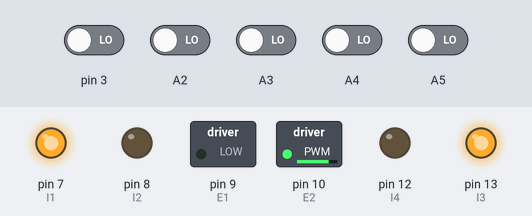
Recording of a sketch running on a simulated Arduino Uno, built with avr-gcc and run on an emulated ATmega328P. Shown: switched loads named in the sketch (green lamp = pin HIGH), output pins drawn as LEDs (lit = HIGH). The test bench sets the inputs (shaded band); at power-on: A2–5, pin 3 LOW. What the sketch prints to the serial monitor is not drawn.

Above: at 6.2 s.
6.3 s: A2 driven HIGH
At 7.1 s:
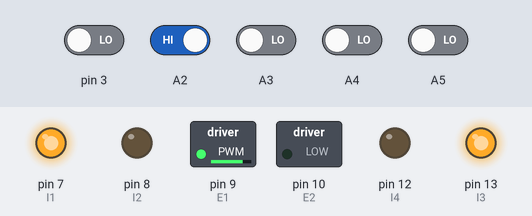
7.8 s: A3 driven HIGH
At 9.0 s:
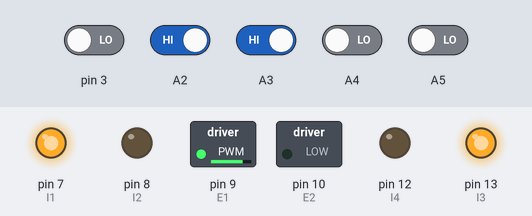
9.3 s: pin 3 driven HIGH
At 9.6 s:
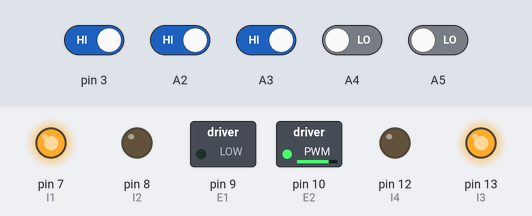
11.0 s: A4 driven HIGH
12.8 s: A5 driven HIGH
14.6 s: pin 3 driven LOW
At 15.5 s:
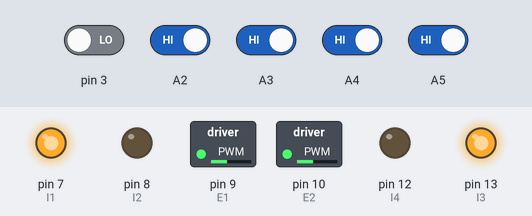
Timing chart, 0 to 17.1 s (numbered marks = the images above; inputs shaded):
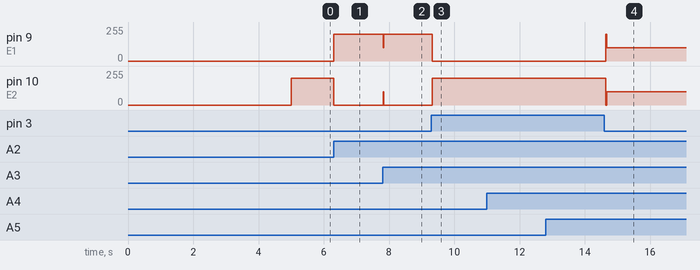

Measured:
- after the input at 6.3 s, pin 9 (E1): 0/255 → 200/255 at once; pin 10 (E2): 200/255 → 0/255 at once
- after the input at 7.8 s, pin 9 (E1): 200/255 → 100/255 at once, → 200/255 0.02 s later; pin 10 (E2): 0/255 → 100/255 at once, → 0/255 0.02 s later
- after the input at 9.3 s, pin 9 (E1): 200/255 → 0/255 at once; pin 10 (E2): 0/255 → 200/255 at once
- after the input at 11.0 s, every drawn part: stays the same
- after the input at 12.8 s, every drawn part: stays the same
- after the input at 14.6 s, pin 9 (E1): 0/255 → 100/255 at once; pin 10 (E2): 200/255 → 100/255 at once

The sketch:

linefollower.ino
```cpp
#include <QTRSensors.h>

#define E1 9  // Enable Pin for motor 1
#define E2 10 // Enable Pin for motor 2

#define I1 7  // Control pin 1 for motor 1 (left)
#define I2 8  // Control pin 2 for motor 1
#define I3 13 // Control pin 1 for motor 2 (right)
#define I4 12 // Control pin 2 for motor 2

#define MIN_SPEED 100     //min speed
#define MAX_SPEED 200     //max speed
#define NUM_SENSORS 5     //number of sensors used
#define TIMEOUT 2500      //waits for 2500 milliseconds for sensor outputs to go low
#define EMITTER_PIN 11    //emitterPin is the Arduino digital pin 11 that controls whether the IR LEDs are on or off
#define DEBUG 0           //set to 1 if you want to verify with serial monitor

QTRSensorsRC qtrrc((unsigned char[]) {
  3, A5, A4, A3, A2 //2, 3, 4, 5, 6 sensor pins
},
NUM_SENSORS, TIMEOUT, EMITTER_PIN);

void setup() {
  pinMode(E1, OUTPUT);
  pinMode(E2, OUTPUT);

  pinMode(I1, OUTPUT);
  pinMode(I2, OUTPUT);
  pinMode(I3, OUTPUT);
  pinMode(I4, OUTPUT);

  digitalWrite(I1, LOW);
  digitalWrite(I2, LOW);
  digitalWrite(I3, LOW);
  digitalWrite(I4, LOW);

  for (int i = 0; i < 200; i++) { // make the calibration take about 5 seconds
    qtrrc.calibrate();       // reads all sensors 10 times at 2500 milliseconds per read
  }
  setMotors(0, 0);
}

int lastError = 0;

void loop() {
  unsigned int sensorValues[NUM_SENSORS];
  int position = qtrrc.readLine(sensorValues); //get calibrated readings along with the line position,
  int error = position - 2500;
  Serial.begin(9600);
  for (unsigned char i = 0; i < NUM_SENSORS; i++)
  {
    Serial.print(sensorValues[i]);
    Serial.print('\t');
  }

  int motorSpeed = error + 2 * (error - lastError);
  lastError = error; //used to know the last position

  int leftMotorSpeed = MIN_SPEED + motorSpeed;
  int rightMotorSpeed = MIN_SPEED - motorSpeed;

  // set motors speed using the two variables above
  setMotors(leftMotorSpeed, rightMotorSpeed);
}

void setMotors(int motor1Speed, int motor2Speed) {
  //make sure to not exceed the lower and upper bounds
  if (motor1Speed > MAX_SPEED) motor1Speed = MAX_SPEED;
  if (motor2Speed > MAX_SPEED) motor2Speed = MAX_SPEED;
  if (motor1Speed < 0) motor1Speed = 0;
  if (motor2Speed < 0) motor2Speed = 0;

  analogWrite(E1, motor1Speed);
  analogWrite(E2, motor2Speed);

  digitalWrite(I1, HIGH);
  digitalWrite(I2, LOW);
  digitalWrite(I3, HIGH);
  digitalWrite(I4, LOW);
}
```
